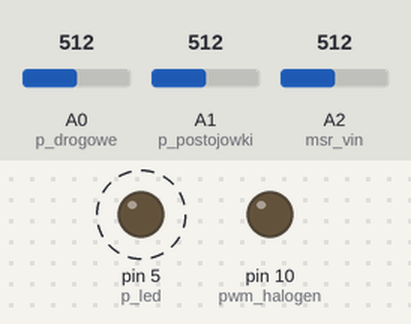
A sketch run on a simulated Arduino Uno, built with avr-gcc and run on an emulated ATmega328P. Shown: output pins drawn as LEDs (lit = HIGH). Dashed ring = blinking. The inputs (shaded band) are chosen by the test bench; at power-on: A0 (p_drogowe) = 512, A1 (p_postojowki) = 512, A2 (msr_vin) = 512.

Above: at 0.5 s.
Timing chart, 0 to 3.0 s (numbered marks = the images above):
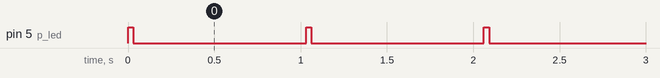

The sketch:

DRL1_1.ino
```cpp
//#include  <Wire.h>
//#include <avr/wdt.h>


//TC74 address.
//int address = 0x48;


const int pwm_halogen = 10; //pb2 (digital 10)
const int p_led = 5; //pd5 (digital 5)

const int msr_vin = 2; //pc2 (analog in 2)
const int p_postojowki = 1; //pc1 (analog in 1)
const int p_drogowe = 0; //pc0 (analog in0)
const int p_jumper=17;


float uref=1.1;
float udiv=15.634;

float postojowki=0.0;
float drogowe=0.0;
float vin=0.0;
//float temperature=0.0;

int duty;

//byte val = 0;


void setup() {

analogReference(INTERNAL);
pinMode(pwm_halogen, OUTPUT);
pinMode(p_led, OUTPUT);
pinMode(msr_vin, INPUT);
pinMode(p_postojowki, INPUT);
pinMode(p_drogowe, INPUT);
pinMode(p_jumper, INPUT);


analogWrite(pwm_halogen, 0);
//Wire.begin();


}

void loop()
{

/////////////////////////////////////////////// uwaga w protypie napiecie rzczywiste jest zawyżone o 0,2V ustawion 12,1 a wylacza na 12,3


  u_msr();
 _blink(); //digitalWrite(p_led,HIGH);


  //if (vin>12.9 && vin<16 && postojowki<10 && drogowe<10 &&temperature<45)

  if (vin>13.3 && vin<15 && postojowki<5 && drogowe<10) //ZAŁĄCZENIE

 {
 jumper();
 sw_halogen (duty);
  while (vin>12.4 && vin<15.5 && postojowki<11) //WYŁACZENIE

 // while (vin>12.4 && vin<15.5 && postojowki<4)


 {

 u_msr();
  //_tc();
  delay(500);
 }

 analogWrite(pwm_halogen, 0);
 _blink();}
}


/*
void _tc(){

// Set TC74 for read
Wire.beginTransmission(address);
Wire.write(val);
Wire.endTransmission();
// Read from TC74
Wire.requestFrom(address, 1);
temperature=Wire.read();
return;
}
*/


void jumper()
{
duty=255;
 if (digitalRead(p_jumper) == 1)
duty=85; //duty=85;//(jeżeli założona zworka to wypełenie nie 30% tylko 100% dla lamp led


}


 void _blink()

 {
digitalWrite(p_led,HIGH);
delay(30);
digitalWrite(p_led,LOW);
delay(1000);
 }
//pomiar napięć

void u_msr()
{
//vin=analogRead(msr_vin)*uref/1024*udiv;
postojowki=analogRead(p_postojowki)*uref/1024*udiv;
drogowe=analogRead(p_drogowe)*uref/1024*udiv;
vin=analogRead(msr_vin)*uref/1024*udiv;
}
// załączenie/wyłączenie halogenu, podać wartość wypełniania duty

void sw_halogen (int duty)
{
 // zwarcie();


//miekki start halogenu
for (int fadeValue = 0 ; fadeValue <= duty; fadeValue += 1)
{    analogWrite(pwm_halogen, fadeValue);
     delay(20);}

}

/*
//funkcja sprawdza czy jest zwarcie jesli tak to nie wraca


void zwarcie()

{

digitalWrite(pwm_halogen,HIGH);
delay(5);


//  analogWrite(pwm_halogen, 1);
//delay(100);
u_msr();
 digitalWrite(pwm_halogen,LOW);


while (drogowe<0.08)
{
digitalWrite(pwm_halogen,LOW); //analogWrite(pwm_halogen, 0);
delay(5000);
digitalWrite(pwm_halogen,HIGH); //analogWrite(pwm_halogen, 1);
//_blink();
delay(5);
u_msr();
digitalWrite(pwm_halogen,LOW);
digitalWrite(p_led,LOW);
//delay(300);
}
digitalWrite(pwm_halogen,LOW);//analogWrite(pwm_halogen, 0);
digitalWrite(p_led,LOW);
}
*/

//===========================================
//void software_Reset()
//{asm volatile ("jmp 0");}
```

Measured:
- by itself, pin 5 (p_led): alternates HIGH for 0.03 s and LOW for 1.0 s
